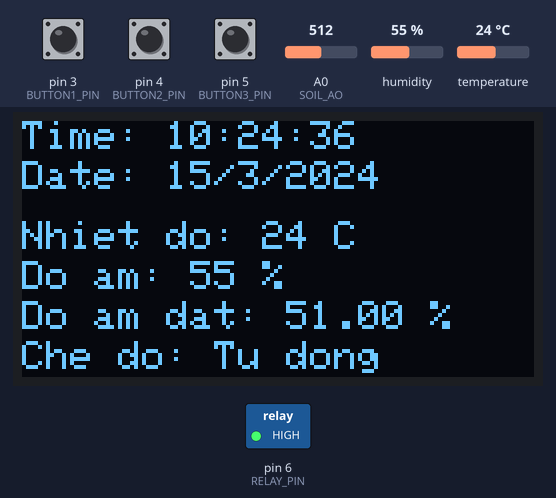
The sketch below on a simulated Arduino Uno, built with avr-gcc and run on an emulated ATmega328P. On the bench: 128×64 one-colour display, switched loads named in the sketch (green lamp = pin HIGH). The test bench sets the inputs (shaded band); at power-on: pin 3 (BUTTON1_PIN) HIGH, humidity 55 %, A0 (SOIL_AO) = 512, temperature 24 °C, pin 4 (BUTTON2_PIN) HIGH, pin 5 (BUTTON3_PIN) HIGH. The local clock reads 2024-03-15 10:24:30 at power-on unless the sketch sets it.

Above: at 6.2 s.
6.3 s: pin 3 (BUTTON1_PIN) pulled LOW for 0.15 s
At 7.9 s:
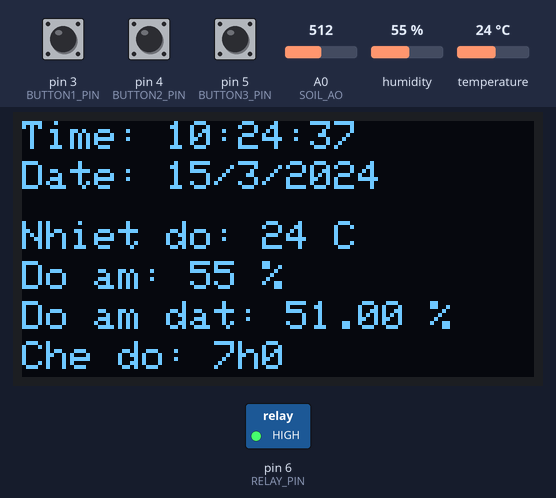
10.6 s: pin 3 (BUTTON1_PIN) pulled LOW for 1 s
At 10.84 s:
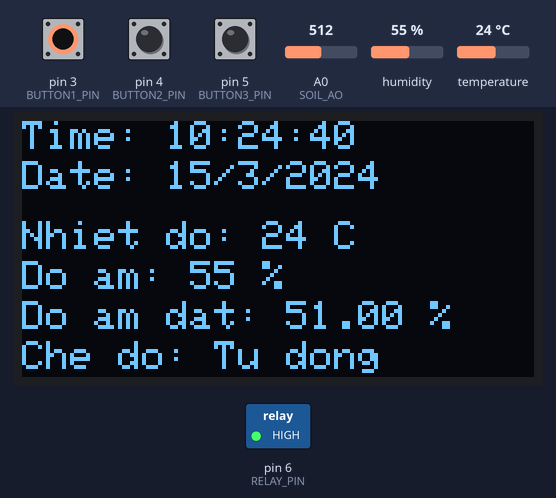
13.1 s: humidity set to 21 %
At 14.8 s:
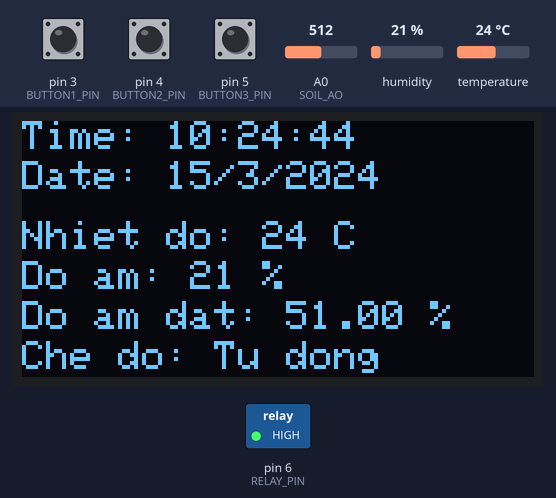
15.6 s: humidity set to 18 %
At 18.9 s:
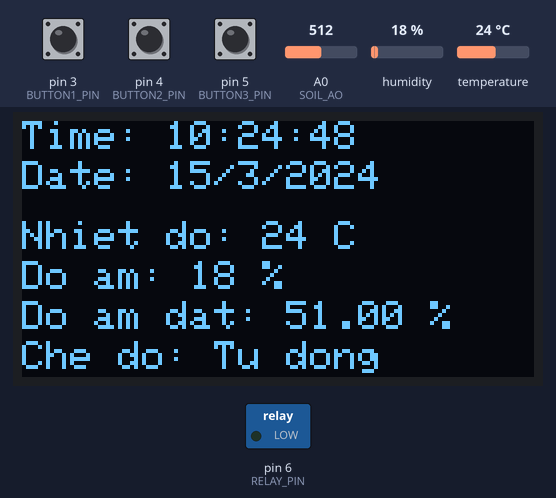
21.6 s: A0 (SOIL_AO) set to 716
At 22.9 s:
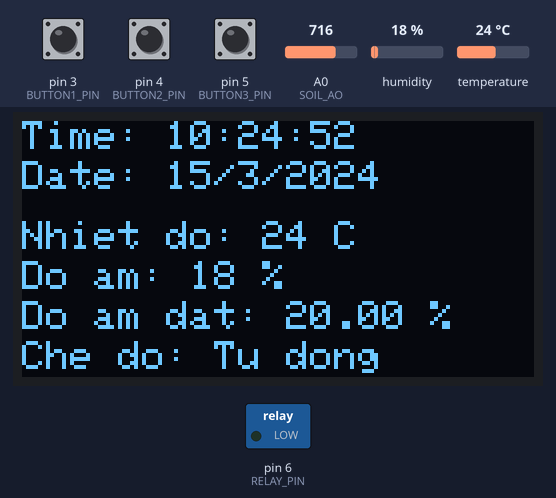
23.2 s: temperature set to 12 °C
At 24.8 s:
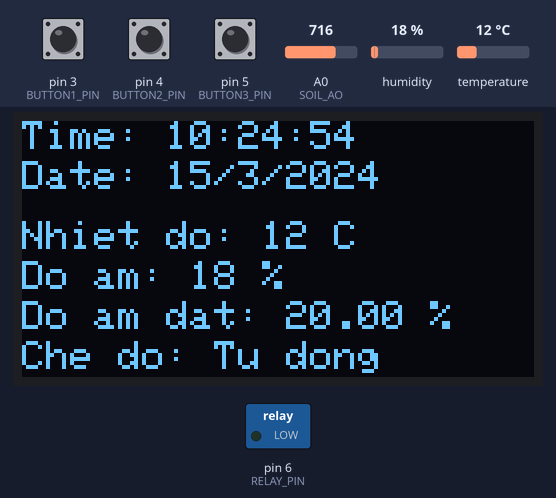
Timing chart, 0 to 26.3 s (numbered marks = the images above; inputs shaded):
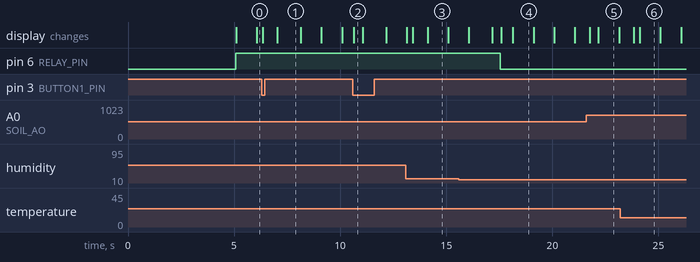

The sketch:

mainS.ino
```cpp
#include <SPI.h>
#include <Wire.h>
#include <Adafruit_GFX.h>
#include <Adafruit_SSD1306.h>
#include <RTClib.h>
#include <DHT.h>

// Kích thước màn hình OLED
#define SCREEN_WIDTH 128
#define SCREEN_HEIGHT 64

// Chân kết nối OLED (SPI)
#define OLED_MOSI   11 // D1 trên OLED
#define OLED_CLK    13 // D0 trên OLED
#define OLED_DC     8  // DC trên OLED
#define OLED_CS     10 // CS trên OLED
#define OLED_RESET  9  // RES trên OLED

// Chân kết nối DHT22
#define DHTPIN 2 // DATA của DHT22 nối vào D2
#define DHTTYPE DHT22 // Loại cảm biến DHT22

// Chân kết nối LM393
#define SOIL_AO A0 // Đầu ra Analog từ LM393

// Chân nút nhấn
#define BUTTON1_PIN 3
#define BUTTON2_PIN 4
#define BUTTON3_PIN 5 // Thêm nút mới sử dụng chân D5

// Chân relay
#define RELAY_PIN 6

// Khởi tạo màn hình OLED
Adafruit_SSD1306 display(SCREEN_WIDTH, SCREEN_HEIGHT, &SPI, OLED_DC, OLED_RESET, OLED_CS);
// Khởi tạo cảm biến DHT22
DHT dht(DHTPIN, DHTTYPE);
// Khởi tạo module RTC DS3231
RTC_DS3231 rtc;

// Biến toàn cục
int button1Value = 1;
int wateringHour = 7; // Giờ tưới mặc định
int wateringMinute = 0; // Phút tưới mặc định
bool isWatering = false; // Trạng thái tưới
unsigned long wateringStartTime = 0; // Lưu thời gian bắt đầu tưới
int oneTime = 1;

void setup() {
  // Cấu hình nút nhấn
  pinMode(BUTTON1_PIN, INPUT_PULLUP);
  pinMode(BUTTON2_PIN, INPUT_PULLUP);
  pinMode(BUTTON3_PIN, INPUT_PULLUP); // Cấu hình nút mới
  pinMode(RELAY_PIN, OUTPUT);

  // Khởi tạo OLED
  if (!display.begin(SSD1306_SWITCHCAPVCC)) {
    while (true); // Nếu không tìm thấy OLED, dừng lại
  }

  // Khởi tạo cảm biến DHT22
  dht.begin();

  // Khởi tạo RTC
  if (!rtc.begin()) {
    while (true); // Nếu không tìm thấy RTC, dừng lại
  }

  // Màn hình khởi động
  display.clearDisplay();
  display.setTextSize(1);
  display.setTextColor(SSD1306_WHITE);
  display.setCursor(5, 20);
  display.println(F("DO AN 1"));
  display.setCursor(5, 35);
  display.println(F("Nguyen Khanh Ly"));
  display.setCursor(5, 50);
  display.println(F("22070177"));
  display.display();
  delay(5000);
}

void loop() {
  // Đọc và hiển thị dữ liệu
  DateTime now = rtc.now();
  float temperature = readTemperature();
  float humidity = readHumidity();
  float soilMoisture = readSoilMoisture();

  // Kiểm tra trạng thái nút nhấn
  checkButtons();

  // Xử lý logic hệ thống
  if(button1Value == 1){
    autoMode();
  }
  if(button1Value == 2){
    scheduleWatering(now);
  }

  // Hiển thị dữ liệu lên màn hình OLED
  displayData(now, temperature, humidity, soilMoisture);

  delay(100); // Đợi 100ms trước khi cập nhật
}

// Hàm xử lý tưới tự động
void autoMode(){
  oneTime = 1;
  int a_temperature = int(readTemperature());
  int a_humidity = int(readHumidity());
  int a_soilMoisture = int(readSoilMoisture());

  if (a_temperature > 35 || a_humidity < 20 || a_soilMoisture < 30){
    digitalWrite(RELAY_PIN, 0);
  }
  else{
    digitalWrite(RELAY_PIN, 1);
  }
}

// Hàm xử lý tưới theo hẹn giờ
void scheduleWatering(DateTime now) {
  if(oneTime == 1){
    digitalWrite(RELAY_PIN, 1);
    oneTime++;
  }
  if (!isWatering && now.hour() == wateringHour && now.minute() == wateringMinute) {
    isWatering = true;
    wateringStartTime = millis();
    digitalWrite(RELAY_PIN, LOW); // Bật tưới
  }

  // Tắt tưới sau 10 phút
  if (isWatering && millis() - wateringStartTime >= 10 * 60 * 1000) {
    isWatering = false;
    digitalWrite(RELAY_PIN, HIGH); // Tắt tưới
  }
}

// Hàm đọc nhiệt độ từ DHT22
float readTemperature() {
  float temp = dht.readTemperature();
  if (isnan(temp)) {
    return -999; // Giá trị lỗi
  }
  return temp;
}

// Hàm đọc độ ẩm từ DHT22
float readHumidity() {
  float hum = dht.readHumidity();
  if (isnan(hum)) {
    return -999; // Giá trị lỗi
  }
  return hum;
}

// Hàm đọc độ ẩm đất từ LM393
float readSoilMoisture() {
  int soilValue = analogRead(SOIL_AO); // Đọc giá trị analog từ cảm biến
  float moisture = map(soilValue, 180, 850, 100, 0); // Chuyển đổi từ giá trị thực tế thành phần trăm
  if (moisture < 0) moisture = 0;
  if (moisture > 100) moisture = 100;
  return moisture;
}

// Hàm kiểm tra trạng thái nút nhấn
void checkButtons() {
  static bool lastButton1State = HIGH;
  static bool lastButton2State = HIGH;
  static bool lastButton3State = HIGH; // Trạng thái cho nút mới

  bool button1State = digitalRead(BUTTON1_PIN);
  bool button2State = digitalRead(BUTTON2_PIN);
  bool button3State = digitalRead(BUTTON3_PIN); // Đọc trạng thái nút mới

  if (lastButton1State == HIGH && button1State == LOW) {
    button1Value++;
    if(button1Value > 2){
      button1Value = 1;
    }
  }
  if (button1Value == 2){
  if (lastButton2State == HIGH && button2State == LOW) {
    wateringHour++;
    if(wateringHour > 24){
      wateringHour = 0;
    }
  }
  if (lastButton3State == HIGH && button3State == LOW) {
    wateringMinute += 30;
    if(wateringMinute > 30){
      wateringMinute = 0;
    }
  }
  }

  lastButton1State = button1State;
  lastButton2State = button2State;
  lastButton3State = button3State; // Cập nhật trạng thái nút mới
}

// Hàm hiển thị dữ liệu lên màn hình OLED
void displayData(DateTime now, float temperature, float humidity, float soilMoisture) {
  display.clearDisplay();

  // Hiển thị thời gian
  display.setCursor(0, 0);
  display.setTextSize(1);
  display.print(F("Time: "));
  if (now.hour() < 10) display.print("0");
  display.print(now.hour());
  display.print(":");
  if (now.minute() < 10) display.print("0");
  display.print(now.minute());
  display.print(":");
  if (now.second() < 10) display.print("0");
  display.print(now.second());

  // Hiển thị ngày tháng
  display.setCursor(0, 10);
  display.print(F("Date: "));
  display.print(now.day());
  display.print("/");
  display.print(now.month());
  display.print("/");
  display.print(now.year());

  // Hiển thị nhiệt độ
  display.setCursor(0, 25);
  display.print(F("Nhiet do: "));
  if (temperature == -999) {
    display.print(F("Loi"));
  } else {
    display.print((int)temperature); // Chuyển thành số nguyên
    display.print(F(" C"));
  }

  // Hiển thị độ ẩm
  display.setCursor(0, 35);
  display.print(F("Do am: "));
  if (humidity == -999) {
    display.print(F("Loi"));
  } else {
    display.print((int)humidity); // Chuyển thành số nguyên
    display.print(F(" %"));
  }

  // Hiển thị độ ẩm đất
  display.setCursor(0, 45);
  display.print(F("Do am dat: "));
  display.print(soilMoisture);
  display.print(F(" %"));

  // Hiển thị giá trị nút nhấn
  display.setCursor(0, 55);
  if(button1Value == 1){
    display.print(F("Che do: Tu dong"));
  }
  if(button1Value == 2){
    display.print(F("Che do: "));
    display.print(wateringHour);
    display.print(F("h"));
    display.print(wateringMinute);
  }

  // Cập nhật màn hình
  display.display();
}
```

Measured:
- the behaviour switches between 20 and 19 % on humidity (found by bisection; images 3 and 4)
- after the input at 6.3 s, the display: first changes after 0.05 s (image 1 shows a later state)
- after the input at 10.6 s, the display: changes at once (image 2)
- after the input at 15.6 s, pin 6 (RELAY_PIN): HIGH → LOW after 2.0 s
- what the display in image 1 shows lasts 1.2 s, from 7.0 s to 8.2 s
- what the display in image 2 shows lasts 0.5 s, from 10.6 s to 11.1 s
- what the display in image 3 shows lasts 1.0 s, from 14.1 s to 15.1 s
